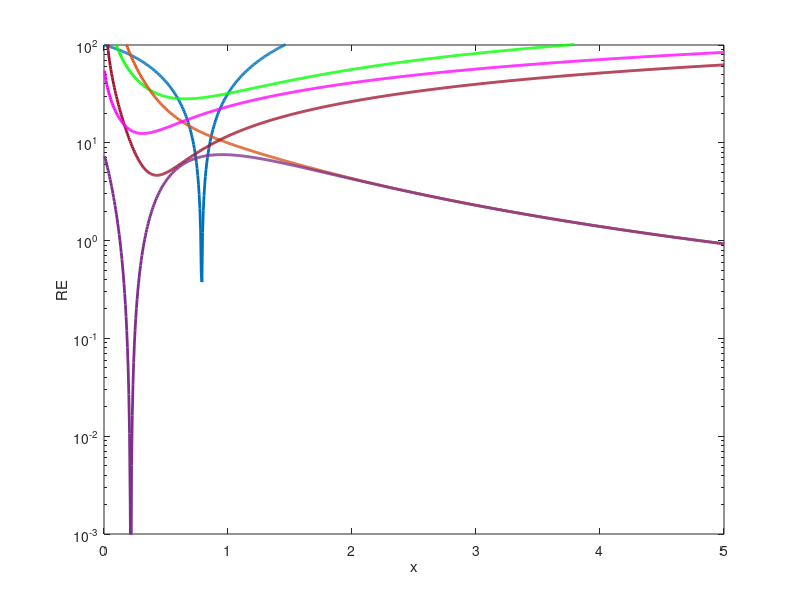

Here is the MATLAB script that generated this plot: (Note: this script raises an error after producing the figure.)
points = 900;
z = linspace(0,5,points);

% L_p ^(1) approximation for p=3
erfcz1 = sqrt(2/pi) * ((1 + (1./(z.^2))).^(-1/2)) .* exp(-(z.^2));
RE1 = ((abs(erfc(z)- erfcz1)) ./ erfc(z)) * 100 ; % element wise array operation

semilogy(z,RE1,'linewidth',2);
hold on
xlabel('x');
ylabel('RE');
axis([0 5 10^(-3) 10^(2)]);
xticks([0  1  2 3 4 5])
yticks([10^(-5) 10^(-4) 10^(-3) 10^(-2) 10^(-1) 10^0 10^1 10^2])

% U_q ^(2) approximation for q=4
erfcz2 = (((sqrt(2/pi))*(2^(-1/4)))*((sqrt(2))^(-1/2))).*(z.^(-(1/2))).*(exp(-(z.^2))); 
RE2 = ((abs(erfc(z) - erfcz2)) ./ erfc(z)) * 100;
semilogy(z,RE2,'g','linewidth',2);

% U^(1) approximation
erfcz3 = sqrt(1/pi)*((4*(z.^2))+1).*(1./(2*((2*(z.^3))+z))).*(exp(-(z.^2)));
RE3 = ((abs(erfc(z) - erfcz3)) ./ erfc(z)) * 100;
semilogy(z,RE3,'linewidth',2);

% U^(3) approximation
erfcz4 = sqrt(2/pi)*((((2*(z.^2))+2).^(-0.5) + ((2)^(-(1/4))*((sqrt(2)*z).^(-0.5))))/2.01616) .*(exp(-(z.^2))); 
RE4 = ((abs(erfc(z) - erfcz4)) ./ erfc(z)) * 100;
semilogy(z,RE4,'color','#A2142F','linewidth',2);

% U^(4) approximation
erfcz5 = sqrt(1/pi)*(((4*(z.^2))+1)./(2*((2*(z.^3))+z))) .*(exp(-(z.^2))).*(1 -(exp(-(2.700907*sqrt(2)*(z)))));
RE5 = ((abs(erfc(z) - erfcz5)) ./ erfc(z)) * 100;
semilogy(z,RE5,'linewidth',2);

% U^(5) approximation
erfcz6 = sqrt(2/pi)*(((((2*(z.^2))+2).^(-0.5) +((sqrt(2)*z).^(-0.5))))/2.01616).*exp(-(z.^2)).*(1-(exp(-(4.411242*sqrt(sqrt(2)*z)))));
RE6 = ((abs(erfc(z) - erfcz6)) ./ erfc(z)) * 100;
semilogy(z,RE6,'m','linewidth',2);

points = 75;
z = linspace(0,5,points);
% optimised curve N = 3:
ERFC = erfc(z); 
syms y(x)
y(x) = piecewise( ((0<=x)&(x<0.04338)),(0.2222)*(exp(-(x.^2))) + (0.3889)*(exp(-4*(x.^2))) + (0.3889)*(exp((-4/3)*(x.^2))),((0.04338<=x)&(x<0.1602)),(0.1919)*(exp(-(x.^2))) + (0.3578)*(exp(-4*(x.^2))) + (0.3585)*(exp((-4/3)*(x.^2))),(0.1602<=x)&(x<0.2903),(0.1665)*(exp(-(x.^2))) + (0.3332)*(exp(-4*(x.^2))) + (0.3332)*(exp((-4/3)*(x.^2))),((0.2903<=x)&(x<0.6007)),(0.1594)*(exp(-(x.^2))) + (0.3299)*(exp(-4*(x.^2))) + (0.3266)*(exp((-4/3)*(x.^2))),((0.6007<=x)&(x<0.7575)),(0.1664)*(exp(-(x.^2))) + (0.3333)*(exp(-4*(x.^2))) + (0.3331)*(exp((-4/3)*(x.^2))),((0.7575<=x)&(x<1.135)),(0.1703)*(exp(-(x.^2))) + (0.3335)*(exp(-4*(x.^2))) + (0.3359)*(exp((-4/3)*(x.^2))),((1.135<=x) &(x<1.335)),(0.1667)*(exp(-(x.^2))) + (0.3333)*(exp(-4*(x.^2))) + (0.3334)*(exp((-4/3)*(x.^2))),((1.335<=x)&(x<1.795)),(0.1643)*(exp(-(x.^2))) + (0.3333)*(exp(-4*(x.^2))) + (0.3322)*(exp((-4/3)*(x.^2))),(1.795<=x)&(x<1.959),(0.1667)*(exp(-(x.^2))) + (0.3333)*(exp(-4*(x.^2))) + (0.3333)*(exp((-4/3)*(x.^2))),((1.959<=x)&(x<2.096)),(0.1675)*(exp(-(x.^2))) + (0.3333)*(exp(-4*(x.^2))) + (0.3335)*(exp((-4/3)*(x.^2))),(2.096<=x)&(x<2.646),(0.1693)*(exp(-(x.^2))) + (0.3333)*(exp(-4*(x.^2))) + (0.3336)*(exp((-4/3)*(x.^2))),(2.646<=x)&(x<2.887),(0.1669)*(exp(-(x.^2))) + (0.3333)*(exp(-4*(x.^2))) + (0.3333)*(exp((-4/3)*(x.^2))),(2.8887<=x)&(x<3.654),(0.1624)*(exp(-(x.^2))) + (0.3333)*(exp(-4*(x.^2))) + (0.3331)*(exp((-4/3)*(x.^2))),(3.654<=x)&(x<=5),(0.1285)*(exp(-(x.^2))) + (0.3333)*(exp(-4*(x.^2))) + (0.3332)*(exp((-4/3)*(x.^2))));
xvalues = linspace(0,5,points);
yvalues = y(xvalues);
y = double(yvalues);     % optimized values of trapezoidal approx


RE7 = [];
for i = 1:points
    temp = ((abs(ERFC(i) - y(i)))/ERFC(i) ) * 100;
    RE7 = horzcat(RE7,temp);
end

semilogy(z,RE7,'b-*','linewidth',1);

% optimised curve N = 4:

syms y(x)
y(x) = piecewise( ((0<=x)&(x<0.04338)),((0.1562)*(exp(-(x.^2)))) + ((0.2812)*(exp(-(2*(x.^2))))) + ((0.2812)*(exp(-((20/3)*(x.^2))))) + ((0.2812)*(exp(-((20/17)*(x.^2))))),((0.04338<=x)&(x<0.1368)),((0.1348)*(exp(-(x.^2)))) + ((0.2597)*(exp(-(2*(x.^2))))) + ((0.2593)*(exp(-((20/3)*(x.^2))))) + ((0.2598)*(exp(-((20/17)*(x.^2))))),((0.1368<=x)&(x<0.2102)),((0.1249)*(exp(-(x.^2)))) + ((0.2499)*(exp(-(2*(x.^2))))) + ((0.2499)*(exp(-((20/3)*(x.^2))))) + ((0.2499)*(exp(-((20/17)*(x.^2))))),((0.2102<=x)&(x<0.4505)),((0.1213)*(exp(-(x.^2)))) + ((0.2465)*(exp(-(2*(x.^2))))) + ((0.2474)*(exp(-((20/3)*(x.^2))))) + ((0.2464)*(exp(-((20/17)*(x.^2))))),((0.4505<=x)&(x<0.5306)),((0.1235)*(exp(-(x.^2)))) + ((0.2488)*(exp(-(2*(x.^2))))) + ((0.2496)*(exp(-((20/3)*(x.^2))))) + ((0.2485)*(exp(-((20/17)*(x.^2))))),((0.5306<=x)&(x<0.604)),((0.12499)*(exp(-(x.^2)))) + ((0.2500)*(exp(-(2*(x.^2))))) + ((0.2500)*(exp(-((20/3)*(x.^2))))) + ((0.2500)*(exp(-((20/17)*(x.^2))))),((0.604<=x)&(x<0.8343)),((0.1263)*(exp(-(x.^2)))) + ((0.2507)*(exp(-(2*(x.^2))))) + ((0.2500)*(exp(-((20/3)*(x.^2))))) + ((0.2511)*(exp(-((20/17)*(x.^2))))),((0.8343<=x)&(x<0.9377)),((0.1256)*(exp(-(x.^2)))) + ((0.2503)*(exp(-(2*(x.^2))))) + ((0.2500)*(exp(-((20/3)*(x.^2))))) + ((0.2505)*(exp(-((20/17)*(x.^2))))),((0.9377<=x)&(x<1.198)),((0.1250)*(exp(-(x.^2)))) + ((0.2500)*(exp(-(2*(x.^2))))) + ((0.2500)*(exp(-((20/3)*(x.^2))))) + ((0.2500)*(exp(-((20/17)*(x.^2))))),((1.198<=x)&(x<1.34)),((0.1253)*(exp(-(x.^2)))) + ((0.2500)*(exp(-(2*(x.^2))))) + ((0.2500)*(exp(-((20/3)*(x.^2))))) + ((0.2502)*(exp(-((20/17)*(x.^2))))),((1.34<=x)&(x<1.518)),((0.1264)*(exp(-(x.^2)))) + ((0.2501)*(exp(-(2*(x.^2))))) + ((0.2500)*(exp(-((20/3)*(x.^2))))) + ((0.2509)*(exp(-((20/17)*(x.^2))))),((1.518<=x)&(x<2.614)),((0.1269)*(exp(-(x.^2)))) + ((0.2500)*(exp(-(2*(x.^2))))) + ((0.2500)*(exp(-((20/3)*(x.^2))))) + ((0.2509)*(exp(-((20/17)*(x.^2))))),((2.614<=x)&(x<3.521)),((0.1277)*(exp(-(x.^2)))) + ((0.2500)*(exp(-(2*(x.^2))))) + ((0.2500)*(exp(-((20/3)*(x.^2))))) + ((0.2505)*(exp(-((20/17)*(x.^2))))),((3.521<=x)&(x<=4.016)),((0.1250)*(exp(-(x.^2)))) + ((0.2500)*(exp(-(2*(x.^2))))) + ((0.2500)*(exp(-((20/3)*(x.^2))))) + ((0.2500)*(exp(-((20/17)*(x.^2))))),((4.016<=x)&(x<=5)),((0.1190)*(exp(-(x.^2)))) + ((0.2500)*(exp(-(2*(x.^2))))) + ((0.2500)*(exp(-((20/3)*(x.^2))))) + ((0.2497)*(exp(-((20/17)*(x.^2))))) );
xvalues = linspace(0,5,points);
yvalues = y(xvalues);
y = double(yvalues);     % optimized values of trapezoidal approx
ERFC = erfc(z);     % actual erfc
RE8 = [];
for i = 1:points
    temp = (((abs(ERFC(i) - y(i))) )/ERFC(i)) * 100;
    RE8 = horzcat(RE8,temp);
end

semilogy(z,RE8,'r-*','linewidth',1);

%LEGEND:
h = legend('Ref. [18, L_3^{(1)}]','Ref. [18,U_4^{(2)}]','Ref. [18, U^{(1)}]','Ref. [18, U^{(3)}]','Ref. [18, U^{(4)}]','Ref. [18, U^{(5)}]','Optimized n=3','Optimized n=4');
%set(h,'location','best');
set(h,'location','southeastoutside');
set(gca,'FontSize',45) % Axis Font Setting

hold off
